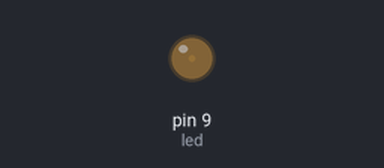
The sketch below on a simulated Arduino Uno, built with avr-gcc and run on an emulated ATmega328P. Shown: output pins drawn as LEDs (lit = HIGH).

Above: at 0.05 s.
At 1.75 s:
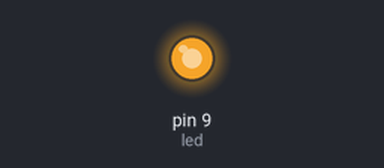
At 2.6 s:
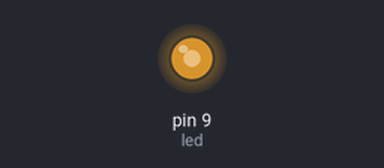
At 3.45 s:
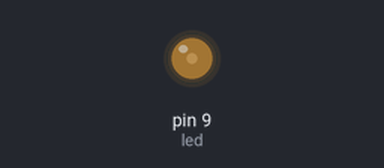
Timing chart, 0 to 8.8 s (numbered marks = the images above):
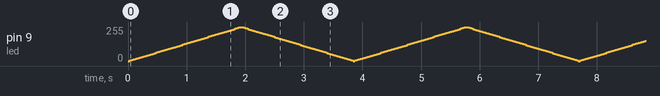

The sketch:

Change_An_LEDs_Brightness.ino
```cpp
int led = 9; //sets the light to pin 9
int brightness = 0;  //the brightness of the LED
int fadeAmount = 4;  //amoung the LED fades
void setup() {
  pinMode(led, OUTPUT); //sets the led to an output
}

void loop() {
  analogWrite(led, brightness); //sets the brightness of the LED

  brightness = brightness + fadeAmount; //changes the brightness of the LED

  if (brightness  <= 0 || brightness >= 255) { //detects if LED is at max, min, or none
    fadeAmount = -fadeAmount; //changes the LED back to original brightness
  }
  delay(30); //waits before changing again
}
```
